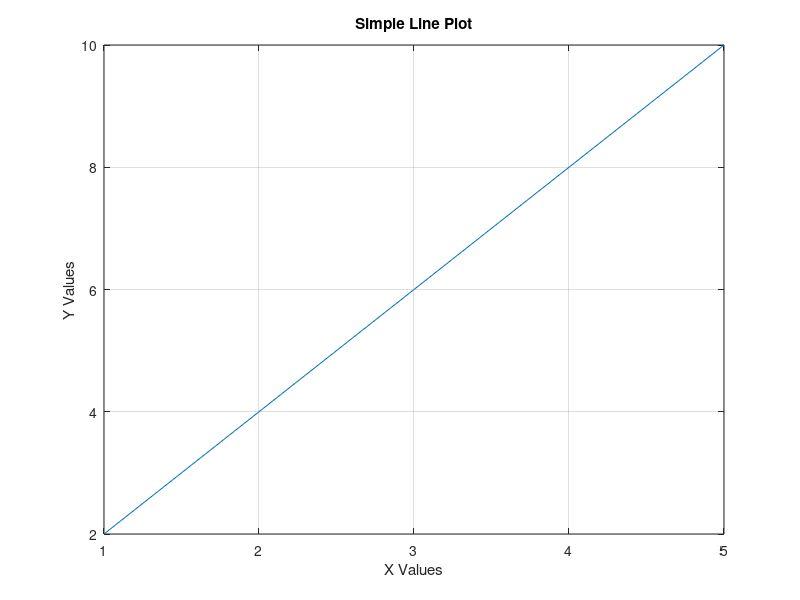

Reproduce this figure in MATLAB.
% Create two vectors:

x = [1 2 3 4 5];
y = [2 4 6 8 10];

% Write a MATLAB program that:

% Plots y versus x.
% Gives the graph the title "Simple Line Plot".
% Labels the x-axis as "X Values".
% Labels the y-axis as "Y Values".
% Turns the grid on.

plot(x,y)
title("Simple Line Plot")
xlabel("X Values")
ylabel("Y Values")
grid on
